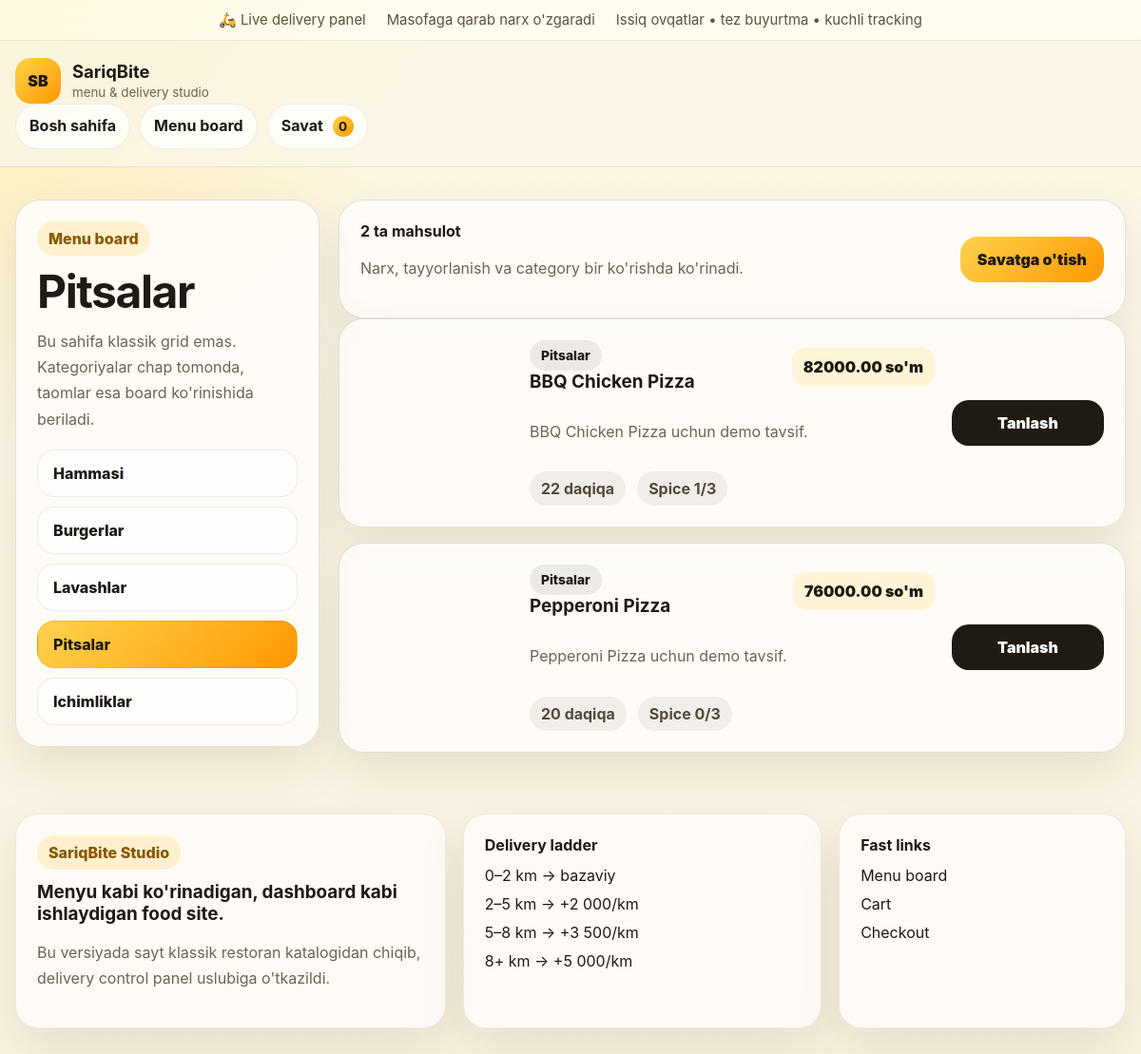
Screenshot of /menu/?category=pitsalar with the database file from the repository.
### apps/catalog/models.py (models this page shows, shortened)
class Category(models.Model):
    name = models.CharField(max_length=120)
    slug = models.SlugField(unique=True)
    description = models.TextField(blank=True)
    image_url = models.URLField(blank=True)
    sort_order = models.PositiveIntegerField(default=0)
    class Meta:
        ordering = ["sort_order", "name"]
        verbose_name_plural = "categories"

class Product(models.Model):
    category = models.ForeignKey(Category, on_delete=models.CASCADE, related_name="products")
    name = models.CharField(max_length=140)
    slug = models.SlugField(unique=True)
    description = models.TextField(blank=True)
    price = models.DecimalField(max_digits=12, decimal_places=2)
    image_url = models.URLField(blank=True)
    prep_minutes = models.PositiveIntegerField(default=20)
    spice_level = models.PositiveIntegerField(default=0)
    is_featured = models.BooleanField(default=False)
    is_active = models.BooleanField(default=True)
    class Meta:
        ordering = ["name"]
    def get_absolute_url(self):
        return reverse("catalog:product_detail", kwargs={"slug": self.slug})

### apps/catalog/views.py (the view)
# urls.py: path("menu/", views.menu, name="menu"),
def menu(request):
    categories = Category.objects.all()
    category_slug = request.GET.get("category")
    products = Product.objects.filter(is_active=True).select_related("category")
    active_category = None
    if category_slug:
        active_category = get_object_or_404(Category, slug=category_slug)
        products = products.filter(category=active_category)
    return render(request, "catalog/menu.html", {
        "categories": categories,
        "products": products,
        "active_category": active_category,
    })

### apps/orders/cart.py (called while the page is built, shortened)
def get_cart(request):
    return request.session.get(SESSION_KEY, {})

def cart_summary(request):
    cart = get_cart(request)
    items = []
    subtotal = Decimal("0")
    return {
        "items": items,
        "count": sum(item["quantity"] for item in items),
        "subtotal": subtotal,
    }

### apps/orders/context_processors.py (called while the page is built)
def cart_summary(request):
    return {"cart_summary": build_cart_summary(request)}

### templates/catalog/menu.html (shortened to what this page needs)
{% extends 'base.html' %}
{% block content %}
<section class="container section-lg">
  <div class="menu-board">
    <aside class="menu-sidebar panel">
      <span class="eyebrow">Menu board</span>
      <h1>{% if active_category %}{{ active_category.name }}{% else %}Barcha taomlar{% endif %}</h1>
      <p class="lead">Bu sahifa klassik grid emas. Kategoriyalar chap tomonda, taomlar esa board ko'rinishida beriladi.</p>
      <div class="sidebar-links">
        <a class="side-link {% if not active_category %}active{% endif %}" href="/menu/">Hammasi</a>
        {% for category in categories %}
        <a class="side-link {% if active_category and active_category.id == category.id %}active{% endif %}" href="/menu/?category={{ category.slug }}">{{ category.name }}</a>
        {% endfor %}
      </div>
    </aside>
    <div class="menu-content">
      <div class="menu-toolbar panel row between center wrap gap-12">
        <div>
          <strong>{{ products|length }} ta mahsulot</strong>
          <p class="muted">Narx, tayyorlanish va category bir ko'rishda ko'rinadi.</p>
        </div>
        <a href="/orders/cart/" class="btn btn-primary">Savatga o'tish</a>
      </div>
      <div class="board-list">
        {% for product in products %}
        <article class="board-item panel">
          <div class="board-thumb" style="background-image:url('{{ product.image_url }}')"></div>
          <div class="board-copy">
            <div class="row between center wrap gap-12">
              <div>
                <span class="tiny-badge">{{ product.category.name }}</span>
                <h3>{{ product.name }}</h3>
              </div>
              <strong class="price-tag large">{{ product.price }} so'm</strong>
            </div>
            <p>{{ product.description|truncatechars:120 }}</p>
            <div class="board-meta row wrap gap-12 center">
              <span class="meta-chip">{{ product.prep_minutes }} daqiqa</span>
              <span class="meta-chip">Spice {{ product.spice_level }}/3</span>
            </div>
          </div>
          <div class="board-action">
            <a class="btn btn-dark full" href="{{ product.get_absolute_url }}">Tanlash</a>
          </div>
        </article>
        {% empty %}
          <div class="panel"><p>Mahsulot topilmadi.</p></div>
        {% endfor %}
      </div>
    </div>
  </div>
</section>
{% endblock %}

### static/css/site.css (style rules this page uses)
:root { --bg: #fbf6e7; --paper: #fffdfa; --ink: #1f1a12; --muted: #6c6352; --line: rgba(31, 26, 18, 0.12); --yellow-1: #ffe791; --yellow-2: #ffd24d; --yellow-3: #ffbb1c; --amber: #ff9900; --shadow: 0 20px 50px rgba(73, 54, 0, 0.10); --radius: 26px; }
* { box-sizing: border-box; }
html { scroll-behavior: smooth; }
body { margin: 0; font-family: Inter, Arial, sans-serif; color: var(--ink); background: radial-gradient(circle at top left, rgba(255, 214, 75, 0.35), transparent 28%), linear-gradient(180deg, #fff8d8 0%, var(--bg) 22%, #f8f2e1 100%); }
a { color: inherit; text-decoration: none; }
.container { width: min(1180px, calc(100% - 32px)); margin: 0 auto; }
.row { display: flex; }
.between { justify-content: space-between; }
.center { align-items: center; }
.wrap { flex-wrap: wrap; }
.gap-12 { gap: 12px; }
.section-lg { padding: 34px 0; }
.panel { background: rgba(255,253,250,0.88); border: 1px solid var(--line); border-radius: var(--radius); box-shadow: var(--shadow); padding: 22px; }
.eyebrow, .tiny-badge { display: inline-flex; align-items: center; padding: 8px 12px; border-radius: 999px; font-weight: 800; }
.eyebrow { background: rgba(255, 187, 28, 0.18); color: #875800; }
.tiny-badge { background: rgba(31,26,18,0.08); color: var(--ink); font-size: 0.86rem; }
h1 { margin: 14px 0 14px; font-size: clamp(2.3rem, 4vw, 4.6rem); line-height: 0.98; letter-spacing: -0.03em; }
h3 { margin: 0; font-size: 1.18rem; }
p, .lead { color: var(--muted); line-height: 1.7; }
.btn { display: inline-flex; align-items: center; justify-content: center; gap: 8px; border: 0; border-radius: 18px; padding: 14px 18px; font-weight: 900; cursor: pointer; }
.btn-primary { background: linear-gradient(135deg, var(--yellow-2), var(--amber)); color: var(--ink); }
.btn-dark { background: var(--ink); color: #fff; }
.full { width: 100%; }
.thumb, .board-thumb { background-size: cover; background-position: center; border-radius: 20px; }
.price-tag { display: inline-flex; padding: 10px 12px; border-radius: 14px; background: rgba(255, 187, 28, 0.14); font-weight: 900; }
.price-tag.large { font-size: 1rem; }
.meta-note, .meta-chip { display: inline-flex; padding: 8px 12px; border-radius: 999px; background: rgba(31,26,18,0.06); font-weight: 700; color: #544938; }
.menu-board { display: grid; grid-template-columns: 320px 1fr; gap: 20px; align-items: start; }
.menu-sidebar { position: sticky; top: 110px; }
.sidebar-links { display: grid; gap: 10px; margin-top: 18px; }
.side-link { padding: 14px 16px; border-radius: 18px; font-weight: 800; background: rgba(255,255,255,0.72); border: 1px solid rgba(31,26,18,0.08); }
.side-link.active { background: linear-gradient(135deg, var(--yellow-2), var(--amber)); }
.board-list { display: grid; gap: 16px; }
.board-item { display: grid; grid-template-columns: 160px 1fr 160px; gap: 18px; align-items: center; }
.board-thumb { min-height: 140px; }
.board-copy { display: grid; gap: 12px; }
.board-action { display: flex; justify-content: end; }
.muted { color: var(--muted); }

### rows the page displays
Category: name "Pitsalar"
Category: name "Burgerlar"
Category: name "Lavashlar"
Category: name "Ichimliklar"
Product: category.name "Pitsalar", name "BBQ Chicken Pizza", price "82000.00", description "BBQ Chicken Pizza uchun demo tavsif.", prep_minutes "22", spice_level "1"
Product: category.name "Pitsalar", name "Pepperoni Pizza", price "76000.00", description "Pepperoni Pizza uchun demo tavsif.", prep_minutes "20", spice_level "0"

### other values shown
{{ cart_summary.count }} "0"
{{ products|length }} "2"
